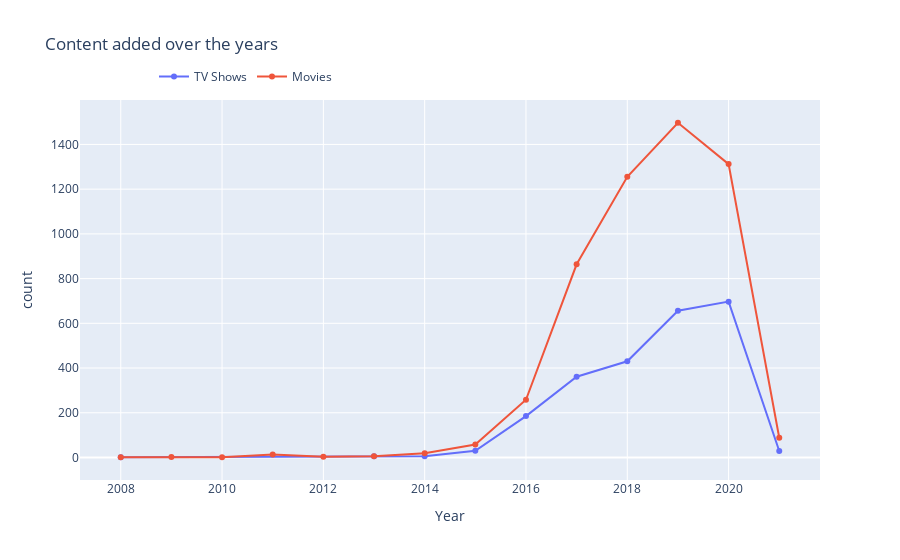

This figure's notebook cell:
### Code cell
trace1 = go.Scatter(x=tv_show_count['year_added'], y=tv_show_count['count'], name="TV Shows")
trace2 = go.Scatter(x=movie_count['year_added'], y=movie_count["count"], name="Movies")
data = [trace1, trace2]
layout = go.Layout(title="Content added over the years",xaxis_title='Year',yaxis_title='count', legend=dict(x=0.1, y=1.1, orientation="h"))
fig = go.Figure(data, layout=layout)
fig.show()

### Figure 1 — Plotly figure (JSON) as saved in the notebook; plotly's stock layout.template omitted (floating-point values rounded to 4 significant figures)
{"data": [{"name": "TV Shows", "type": "scatter", "x": [2008, 2013, 2014, 2015, 2016, 2017, 2018, 2019, 2020, 2021], "y": [1, 5, 6, 30, 185, 361, 430, 656, 697, 29]}, {"name": "Movies", "type": "scatter", "x": [2008, 2009, 2010, 2011, 2012, 2013, 2014, 2015, 2016, 2017, 2018, 2019, 2020, 2021], "y": [1, 2, 1, 13, 3, 6, 19, 58, 258, 864, 1255, 1497, 1312, 88]}], "layout": {"legend": {"orientation": "h", "x": 0.1, "y": 1.1}, "title": {"text": "Content added over the years"}, "xaxis": {"title": {"text": "Year"}}, "yaxis": {"title": {"text": "count"}}}}
